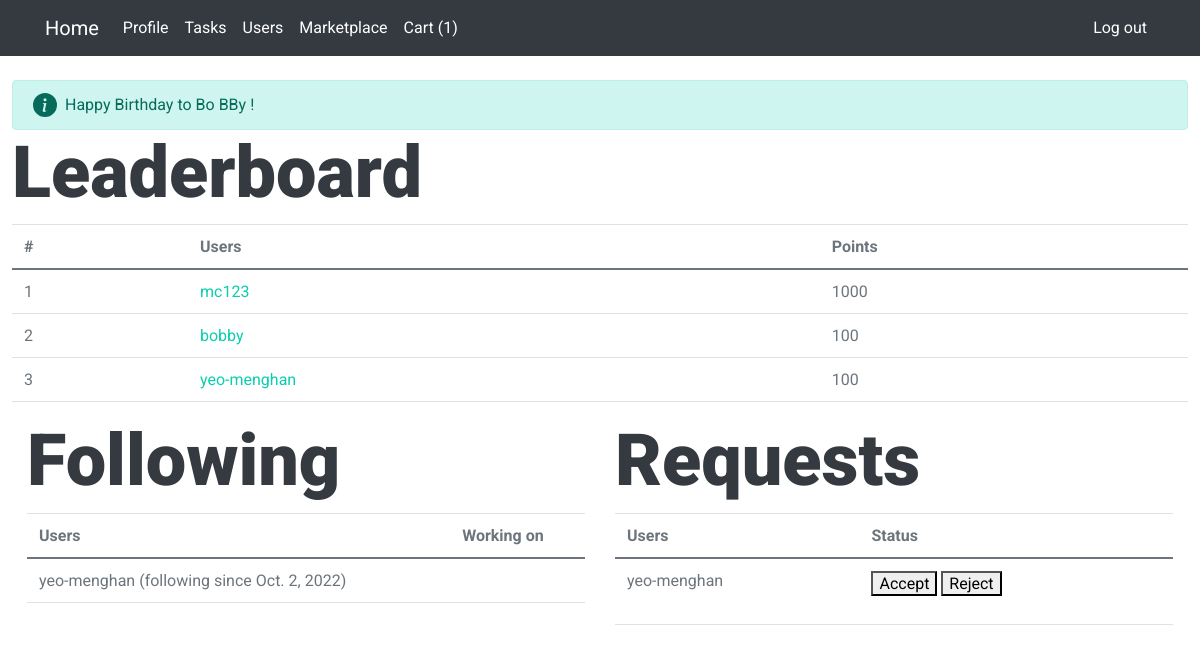
Before: /main/ (signed in) with the older database file.
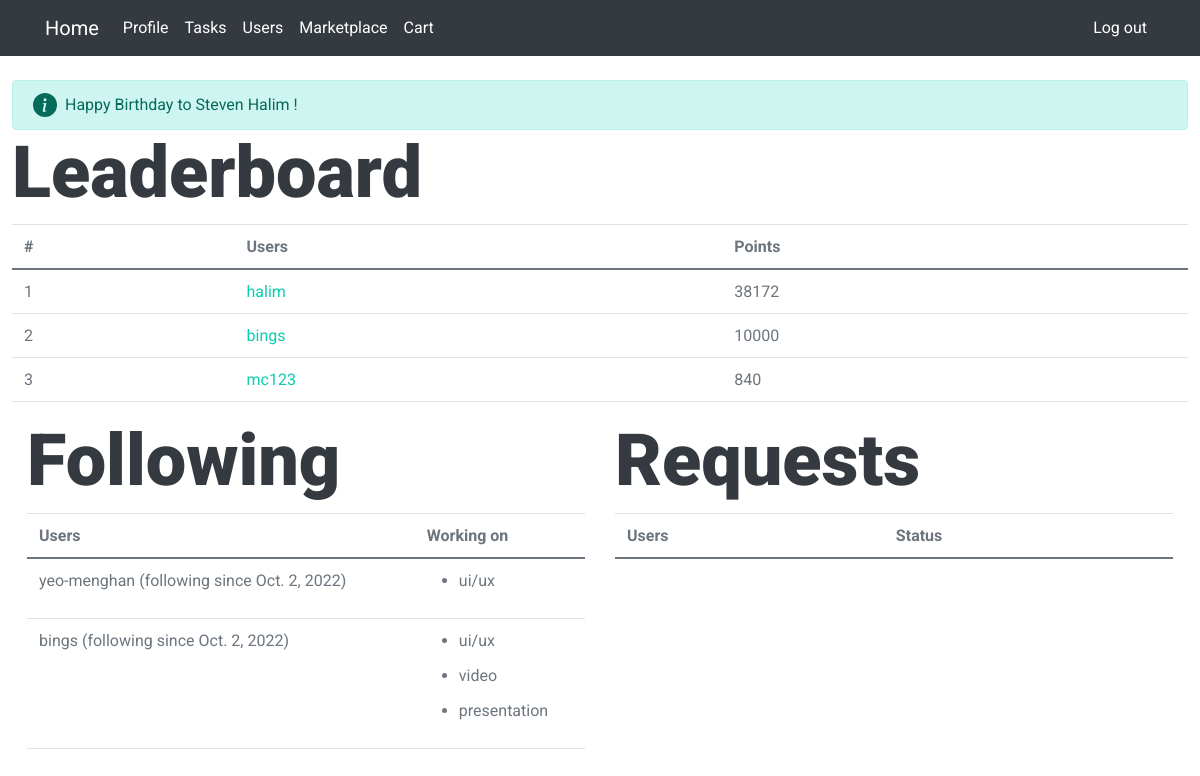
After: the same page with the newer database file.
### main/models.py (models this page shows, shortened)
class CustomUser(models.Model):
    user = models.OneToOneField(User, on_delete=models.CASCADE)
    DEPARTMENT = (
        ('Operations', 'Operations'),
        ('Infocomm technology', 'Infocomm technology'),
        ('Engineering', 'Engineering'),
        ('Corportate', 'Corporate')
    )
    email = models.EmailField(unique=True)
    department = models.CharField(max_length=100, choices=DEPARTMENT)
    description = models.TextField("Description", max_length=600, default='', blank=True)
    points = models.IntegerField(default=0)
    tasks = models.ManyToManyField(Task, blank=True, related_name='users')
    birthday = models.DateField()

class Follow(models.Model):
    follower = models.ForeignKey(CustomUser, related_name="from_follow", on_delete=models.CASCADE)
    following = models.ForeignKey(CustomUser, related_name="to_follow", on_delete=models.CASCADE)
    date = models.DateField()

class Request(models.Model):
    requestor = models.ForeignKey(CustomUser, related_name="from_request", on_delete=models.CASCADE)
    requested = models.ForeignKey(CustomUser, related_name="to_request", on_delete=models.CASCADE)

class Task(models.Model):
    STATUS = (
        ('To do', 'To do'),
        ('In progress', 'In progress'),
        ('Completed', 'Completed'),
    )
    name = models.CharField(max_length = 64)
    description = models.TextField("Description", max_length=600, default='', blank=True)
    points_granted = models.IntegerField()
    status = models.CharField(max_length=100, choices=STATUS, default='To do')

### main/views.py (the view)
# urls.py: path('', views.index, name="index"),
@login_required(login_url='/main/login')
def index(request):
    current_user = CustomUser.objects.get(user=request.user)
    following = Follow.objects.filter(follower = current_user)
    requests = Request.objects.filter(requested = current_user)
    top_users = CustomUser.objects.order_by('-points')[:3]
    if CustomUser.objects.filter(birthday__day = datetime.now().date().day, birthday__month = datetime.now().date().month):
        birthday_boy = CustomUser.objects.filter(birthday__day = datetime.now().date().day, birthday__month = datetime.now().date().month)
        return render(request, "main/index.html", {
        "following": following,
        "requests": requests,
        "top_users": top_users,
        "birthday_boy": birthday_boy,
    })
    return render(request, "main/index.html", {
        "following": following,
        "requests": requests,
        "top_users": top_users
    })

### main/context_processor.py (called while the page is built)
def cart_count(request):
    try:
        current_user = CustomUser.objects.get(user=request.user)
        cart_count = Cart.objects.filter(user=current_user).count()
        return {
            'cart_count' : cart_count
        }
    except TypeError:
        return []

### main/templates/main/index.html (shortened to what this page needs)
{% extends "main/layout.html" %}
{% block body %}
{% if birthday_boy %}
  <div class="alert alert-primary d-flex align-items-center" role="alert">
    <svg class="bi flex-shrink-0 me-2" width="24" height="24" role="img" aria-label="Info:"><use xlink:href="#info-fill"/></svg>
    <div>
      Happy Birthday to {% for birthday_boy in birthday_boy %} {{birthday_boy.user.first_name}} {{birthday_boy.user.last_name}}{% if not forloop.last %},{% endif %} {% endfor %}!
    </div>
  </div>
{% endif %}
<h1 class="display-3">Leaderboard</h1>
<table class="table">
    <thead>
    <tr>
        <th scope="col">#</th>
        <th scope="col">Users</th>
        <th scope="col">Points</th>
    </tr>
    </thead>
    <tbody>
        {% for top_user in top_users %}
        <tr>
            <td> {{ forloop.counter }} </td>
            <td scope="row"><a href="{% url 'main:user_profile' top_user.id %}">{{ top_user.user.username }}</a></th>
            <td>{{top_user.points}}</td>
        </tr>
        {% endfor %}
    </tbody>
</table>
<div class = "column">
    <div class = "container">
    <h1 class="display-3">Following</h1>
    <div class = "scrollable" >
        <table class="table">
            <thead>
            <tr>
                <th scope="col">Users</th>
                <th scope="col">Working on</th>
            </tr>
            </thead>
            <tbody>
                {% for follow in following %}
                <tr>
                    <td scope="row">{{ follow.following.user.username }} (following since {{ follow.date }})</th>
                    <td>
                        {% for task in follow.following.tasks.all %}
                        {% if task.status == 'In progress' %}
                        <ul>
                            <li> {{ task.name }} </li>
                        </ul>
                        {% endif %}
                        {% endfor %}
                    </td>
                </tr>
                {% endfor %}
            </tbody>
        </table>
    </div>
</div>
</div>
<div class = "column">
    <div class = 'container'>
    <h1 class="display-3">Requests</h1>
    <div class = "scrollable">
        <table class="table">
            <thead>
            <tr>
                <th scope="col">Users</th>
                <th scope="col">Status</th>
            </tr>
            </thead>
            <tbody>
            {% for request in requests %}
            <tr>
                <td scope="row">{{ request.requestor.user.username }}</th>
                <td>
                    <form action="{% url 'main:modify_request' %}" method="post">
                        <button value="True" name='outcome' type='submit'>Accept</button>
                        <button type='submit'>Reject</button>
                    </form>
                </td>
            </tr>
            {% endfor %}
            </tbody>
        </table>
    </div>
</div>
</div>
{% endblock %}

Changed rows visible on the page:
no longer on this page (row edited): CustomUser: user.first_name "Bo", user.last_name "BBy", user.username "bobby", points "100"
no longer on this page (row unchanged): CustomUser: user.username "yeo-menghan", points "100", shown under "Leaderboard"
removed Request: requestor.user.username "yeo-menghan"
added CustomUser: user.first_name "Steven", user.last_name "Halim", user.username "halim", points "38172"
added CustomUser: user.username "bings", points "10000", shown under "Leaderboard"
changed CustomUser "mc123": points "1000" → "840"
now on this page (row edited): Task: name "ui/ux"
added Follow: following.user.username "bings", date "Oct. 2, 2022"
now on this page (row edited): Task: name "video", shown under "bings"
now on this page (row edited): Task: name "presentation", shown under "bings"
Other visible differences:
{{ cart_count }}: "1" → (not shown)
